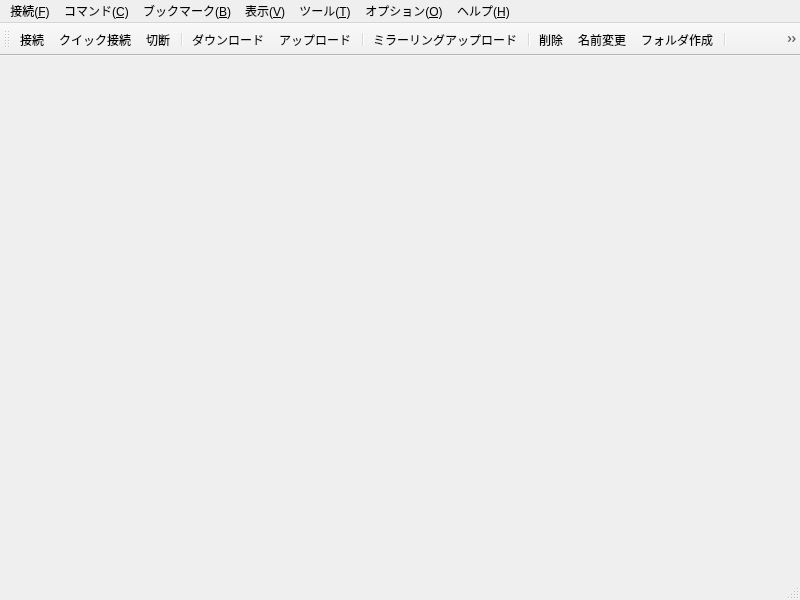
 <widget class="QMainWindow" name="MainWindowClass">
  <property name="geometry">
   <rect>
    <x>0</x>
    <y>0</y>
    <width>800</width>
    <height>600</height>
   </rect>
  </property>
  <property name="windowTitle">
   <string>MainWindow</string>
  </property>
  <widget class="QWidget" name="centralWidget">
   <layout class="QVBoxLayout" name="verticalLayout">
    <property name="leftMargin">
     <number>0</number>
    </property>
    <property name="topMargin">
     <number>0</number>
    </property>
    <property name="rightMargin">
     <number>0</number>
    </property>
    <property name="bottomMargin">
     <number>0</number>
    </property>
    <item>
     <widget class="DirsAndTaskMsgForm" name="widget" native="true"/>
    </item>
   </layout>
  </widget>
  <widget class="QMenuBar" name="menuBar">
   <property name="geometry">
    <rect>
     <x>0</x>
     <y>0</y>
     <width>800</width>
     <height>33</height>
    </rect>
   </property>
   <widget class="QMenu" name="menu_Connect">
    <property name="title">
     <string>接続(&amp;F)</string>
    </property>
    <widget class="QMenu" name="menu_Settings">
     <property name="title">
      <string>設定(&amp;S)</string>
     </property>
     <addaction name="actionImportFromWS_FTP"/>
     <addaction name="actionSaveSettingsToFile"/>
     <addaction name="actionLoadSettingsFromFile"/>
     <addaction name="actionModifyMasterPassword"/>
     <addaction name="actionExportFileZillaXML"/>
     <addaction name="actionExportWinSCPINI"/>
     <addaction name="separator"/>
     <addaction name="actionResetAllSettings"/>
    </widget>
    <addaction name="actionConnect"/>
    <addaction name="actionQuickConnect"/>
    <addaction name="actionDisconnect"/>
    <addaction name="separator"/>
    <addaction name="actionHostSettings"/>
    <addaction name="menu_Settings"/>
    <addaction name="separator"/>
    <addaction name="actionExit"/>
    <addaction name="separator"/>
   </widget>
   <widget class="QMenu" name="menu_Command">
    <property name="title">
     <string>コマンド(&amp;C)</string>
    </property>
    <addaction name="actionDownload"/>
    <addaction name="actionUpload"/>
    <addaction name="actionDownloadRename"/>
    <addaction name="actionUploadRename"/>
    <addaction name="actionDownloadRespecify"/>
    <addaction name="actionDownloadAsFile"/>
    <addaction name="separator"/>
    <addaction name="actionUploadMirroring"/>
    <addaction name="actionCalcFilesSize"/>
    <addaction name="actionDownloadMirroring"/>
    <addaction name="separator"/>
    <addaction name="actionCmdRm"/>
    <addaction name="actionCmdRename"/>
    <addaction name="actionCmdReattribute"/>
    <addaction name="actionCmdMkdir"/>
    <addaction name="actionCommand"/>
    <addaction name="separator"/>
    <addaction name="actionDirSync"/>
   </widget>
   <widget class="QMenu" name="menu_Bookmark">
    <property name="title">
     <string>ブックマーク(&amp;B)</string>
    </property>
    <addaction name="actionBmarkAddHost"/>
    <addaction name="actionBmarkAddLocal"/>
    <addaction name="actionBmarkAddBoth"/>
    <addaction name="actionBmarkEdit"/>
    <addaction name="separator"/>
   </widget>
   <widget class="QMenu" name="menu_View">
    <property name="title">
     <string>表示(&amp;V)</string>
    </property>
    <widget class="QMenu" name="menu_ViewFormat">
     <property name="title">
      <string>形式(&amp;T)</string>
     </property>
     <addaction name="actionViewFList"/>
     <addaction name="actionViewFDetail"/>
    </widget>
    <addaction name="actionFilter"/>
    <addaction name="separator"/>
    <addaction name="actionFind"/>
    <addaction name="actionFindNext"/>
    <addaction name="separator"/>
    <addaction name="actionSelect"/>
    <addaction name="actionSelectAll"/>
    <addaction name="separator"/>
    <addaction name="menu_ViewFormat"/>
    <addaction name="actionSort"/>
    <addaction name="actionViewDot"/>
    <addaction name="separator"/>
    <addaction name="actionListWithViewer"/>
    <addaction name="actionTaskWithViewer"/>
    <addaction name="separator"/>
    <addaction name="actionReflesh"/>
   </widget>
   <widget class="QMenu" name="menu_Tools">
    <property name="title">
     <string>ツール(&amp;T)</string>
    </property>
    <addaction name="actionCalcOnetimePasswd"/>
    <addaction name="actionWindowsFWSetting"/>
   </widget>
   <widget class="QMenu" name="menu_Option">
    <property name="title">
     <string>オプション(&amp;O)</string>
    </property>
    <addaction name="actionPreference"/>
   </widget>
   <widget class="QMenu" name="menu_Help">
    <property name="title">
     <string>ヘルプ(&amp;H)</string>
    </property>
    <addaction name="actionContents"/>
    <addaction name="actionOpenWebsite"/>
    <addaction name="separator"/>
    <addaction name="actionAbout"/>
    <addaction name="actionAboutQt"/>
   </widget>
   <addaction name="menu_Connect"/>
   <addaction name="menu_Command"/>
   <addaction name="menu_Bookmark"/>
   <addaction name="menu_View"/>
   <addaction name="menu_Tools"/>
   <addaction name="menu_Option"/>
   <addaction name="menu_Help"/>
  </widget>
  <widget class="QToolBar" name="mainToolBar">
   <property name="iconSize">
    <size>
     <width>16</width>
     <height>16</height>
    </size>
   </property>
   <attribute name="toolBarArea">
    <enum>TopToolBarArea</enum>
   </attribute>
   <attribute name="toolBarBreak">
    <bool>false</bool>
   </attribute>
   <addaction name="actionConnect"/>
   <addaction name="actionQuickConnect"/>
   <addaction name="actionDisconnect"/>
   <addaction name="separator"/>
   <addaction name="actionDownload"/>
   <addaction name="actionUpload"/>
   <addaction name="separator"/>
   <addaction name="actionUploadMirroring"/>
   <addaction name="separator"/>
   <addaction name="actionCmdRm"/>
   <addaction name="actionCmdRename"/>
   <addaction name="actionCmdMkdir"/>
   <addaction name="separator"/>
   <addaction name="actionModeAscii"/>
   <addaction name="actionModeBinary"/>
   <addaction name="actionModeAuto"/>
   <addaction name="separator"/>
   <addaction name="actionLocalSJIS"/>
   <addaction name="actionLocalEUC"/>
   <addaction name="actionLocalJIS"/>
   <addaction name="actionLocalUTF8"/>
   <addaction name="actionLocalUTF8BOM"/>
   <addaction name="separator"/>
   <addaction name="actionHostSJIS"/>
   <addaction name="actionHostEUC"/>
   <addaction name="actionHostJIS"/>
   <addaction name="actionHostUTF8"/>
   <addaction name="actionHostUTF8BOM"/>
   <addaction name="actionHostNocode"/>
   <addaction name="separator"/>
   <addaction name="actionHalfKana2Full"/>
   <addaction name="separator"/>
   <addaction name="actionReflesh"/>
   <addaction name="separator"/>
   <addaction name="actionViewFList"/>
   <addaction name="actionViewFDetail"/>
   <addaction name="separator"/>
   <addaction name="actionDirSync"/>
   <addaction name="separator"/>
   <addaction name="actionStopReceiving"/>
  </widget>
  <widget class="QStatusBar" name="statusBar"/>
  <action name="actionConnect">
   <property name="icon">
    <iconset resource="../../resource/ffftpgui.qrc">
     <normaloff>:/connect.png</normaloff>:/connect.png</iconset>
   </property>
   <property name="text">
    <string>接続(&amp;C)...</string>
   </property>
   <property name="iconText">
    <string>接続</string>
   </property>
   <property name="toolTip">
    <string>接続</string>
   </property>
   <property name="shortcut">
    <string>Ctrl+C</string>
   </property>
  </action>
  <action name="actionQuickConnect">
   <property name="icon">
    <iconset resource="../../resource/ffftpgui.qrc">
     <normaloff>:/quickconnect.png</normaloff>:/quickconnect.png</iconset>
   </property>
   <property name="text">
    <string>クイック接続(&amp;Q)...</string>
   </property>
   <property name="iconText">
    <string>クイック接続</string>
   </property>
   <property name="toolTip">
    <string>クイック接続</string>
   </property>
   <property name="shortcut">
    <string>Ctrl+Q</string>
   </property>
  </action>
  <action name="actionDisconnect">
   <property name="icon">
    <iconset resource="../../resource/ffftpgui.qrc">
     <normaloff>:/disconnect.png</normaloff>:/disconnect.png</iconset>
   </property>
   <property name="text">
    <string>切断(&amp;R)</string>
   </property>
   <property name="iconText">
    <string>切断</string>
   </property>
   <property name="toolTip">
    <string>切断</string>
   </property>
  </action>
  <action name="actionHostSettings">
   <property name="text">
    <string>ホストの設定(&amp;H)...</string>
   </property>
   <property name="iconText">
    <string>ホストの設定</string>
   </property>
   <property name="toolTip">
    <string>ホストの設定</string>
   </property>
  </action>
  <action name="actionExit">
   <property name="text">
    <string>終了(&amp;X)</string>
   </property>
   <property name="iconText">
    <string>終了</string>
   </property>
   <property name="toolTip">
    <string>終了</string>
   </property>
  </action>
  <action name="actionImportFromWS_FTP">
   <property name="text">
    <string>WS_FTPから設定をインポート(&amp;W)...</string>
   </property>
   <property name="iconText">
    <string>WS_FTPから設定をインポート</string>
   </property>
   <property name="toolTip">
    <string>WS_FTPから設定をインポート</string>
   </property>
  </action>
  <action name="actionSaveSettingsToFile">
   <property name="text">
    <string>設定をファイルに保存(&amp;S)...</string>
   </property>
   <property name="iconText">
    <string>設定をファイルに保存</string>
   </property>
   <property name="toolTip">
    <string>設定をファイルに保存</string>
   </property>
  </action>
  <action name="actionLoadSettingsFromFile">
   <property name="text">
    <string>設定をファイルから復元(&amp;L)...</string>
   </property>
   <property name="iconText">
    <string>設定をファイルから復元</string>
   </property>
   <property name="toolTip">
    <string>設定をファイルから復元</string>
   </property>
  </action>
  <action name="actionModifyMasterPassword">
   <property name="text">
    <string>マスターパスワードの変更(&amp;M)...</string>
   </property>
   <property name="iconText">
    <string>マスターパスワードの変更</string>
   </property>
   <property name="toolTip">
    <string>マスターパスワードの変更</string>
   </property>
  </action>
  <action name="actionExportFileZillaXML">
   <property name="text">
    <string>FileZilla XMLに設定をエクスポート...</string>
   </property>
  </action>
  <action name="actionExportWinSCPINI">
   <property name="text">
    <string>WinSCP INIに設定をエクスポート...</string>
   </property>
  </action>
  <action name="actionResetAllSettings">
   <property name="text">
    <string>全設定の消去...</string>
   </property>
  </action>
  <action name="actionDownload">
   <property name="icon">
    <iconset resource="../../resource/ffftpgui.qrc">
     <normaloff>:/arrowdown.png</normaloff>:/arrowdown.png</iconset>
   </property>
   <property name="text">
    <string>ダウンロード(&amp;D)</string>
   </property>
   <property name="iconText">
    <string>ダウンロード</string>
   </property>
   <property name="toolTip">
    <string>ダウンロード</string>
   </property>
   <property name="shortcut">
    <string>Ctrl+D</string>
   </property>
  </action>
  <action name="actionUpload">
   <property name="icon">
    <iconset resource="../../resource/ffftpgui.qrc">
     <normaloff>:/arrowup.png</normaloff>:/arrowup.png</iconset>
   </property>
   <property name="text">
    <string>アップロード(&amp;U)</string>
   </property>
   <property name="iconText">
    <string>アップロード</string>
   </property>
   <property name="toolTip">
    <string>アップロード</string>
   </property>
   <property name="shortcut">
    <string>Ctrl+S</string>
   </property>
  </action>
  <action name="actionDownloadRename">
   <property name="text">
    <string>名前を変えてダウンロード(&amp;O)...</string>
   </property>
   <property name="iconText">
    <string>名前を変えてダウンロード</string>
   </property>
   <property name="toolTip">
    <string>名前を変えてダウンロード</string>
   </property>
  </action>
  <action name="actionUploadRename">
   <property name="text">
    <string>名前を変えてアップロード(&amp;P)...</string>
   </property>
   <property name="iconText">
    <string>名前を変えてアップロード</string>
   </property>
   <property name="toolTip">
    <string>名前を変えてアップロード</string>
   </property>
  </action>
  <action name="actionDownloadRespecify">
   <property name="text">
    <string>名前を指定してダウンロード(&amp;G)...</string>
   </property>
   <property name="iconText">
    <string>名前を指定してダウンロード</string>
   </property>
   <property name="toolTip">
    <string>名前を指定してダウンロード</string>
   </property>
  </action>
  <action name="actionDownloadAsFile">
   <property name="text">
    <string>ファイルとしてダウンロード(&amp;F)</string>
   </property>
   <property name="iconText">
    <string>ファイルとしてダウンロード</string>
   </property>
   <property name="toolTip">
    <string>ファイルとしてダウンロード</string>
   </property>
  </action>
  <action name="actionUploadMirroring">
   <property name="icon">
    <iconset resource="../../resource/ffftpgui.qrc">
     <normaloff>:/doublearrowup.png</normaloff>:/doublearrowup.png</iconset>
   </property>
   <property name="text">
    <string>ミラーリングアップロード(&amp;M)...</string>
   </property>
   <property name="iconText">
    <string>ミラーリングアップロード</string>
   </property>
   <property name="toolTip">
    <string>ミラーリングアップロード</string>
   </property>
   <property name="shortcut">
    <string>Ctrl+Shift+U</string>
   </property>
  </action>
  <action name="actionCalcFilesSize">
   <property name="text">
    <string>ファイル容量計算(&amp;Z)...</string>
   </property>
   <property name="iconText">
    <string>ファイル容量計算</string>
   </property>
   <property name="toolTip">
    <string>ファイル容量計算</string>
   </property>
  </action>
  <action name="actionDownloadMirroring">
   <property name="text">
    <string>ミラーリングダウンロード(&amp;L)...</string>
   </property>
   <property name="iconText">
    <string>ミラーリングダウンロード</string>
   </property>
   <property name="toolTip">
    <string>ミラーリングダウンロード</string>
   </property>
   <property name="shortcut">
    <string>Ctrl+Shift+D</string>
   </property>
  </action>
  <action name="actionCmdRm">
   <property name="icon">
    <iconset resource="../../resource/ffftpgui.qrc">
     <normaloff>:/cross.png</normaloff>:/cross.png</iconset>
   </property>
   <property name="text">
    <string>削除(&amp;R)...</string>
   </property>
   <property name="iconText">
    <string>削除</string>
   </property>
   <property name="toolTip">
    <string>削除</string>
   </property>
   <property name="shortcut">
    <string>Del</string>
   </property>
  </action>
  <action name="actionCmdRename">
   <property name="icon">
    <iconset resource="../../resource/ffftpgui.qrc">
     <normaloff>:/tag.png</normaloff>:/tag.png</iconset>
   </property>
   <property name="text">
    <string>名前変更(&amp;N)...</string>
   </property>
   <property name="iconText">
    <string>名前変更</string>
   </property>
   <property name="toolTip">
    <string>名前変更</string>
   </property>
   <property name="shortcut">
    <string>Ctrl+N</string>
   </property>
  </action>
  <action name="actionCmdReattribute">
   <property name="text">
    <string>属性変更(&amp;A)...</string>
   </property>
   <property name="iconText">
    <string>属性変更</string>
   </property>
   <property name="toolTip">
    <string>属性変更</string>
   </property>
   <property name="shortcut">
    <string>Ctrl+T</string>
   </property>
  </action>
  <action name="actionCmdMkdir">
   <property name="icon">
    <iconset resource="../../resource/ffftpgui.qrc">
     <normaloff>:/folderwithlight.png</normaloff>:/folderwithlight.png</iconset>
   </property>
   <property name="text">
    <string>フォルダ作成(&amp;K)...</string>
   </property>
   <property name="iconText">
    <string>フォルダ作成</string>
   </property>
   <property name="toolTip">
    <string>フォルダ作成</string>
   </property>
   <property name="shortcut">
    <string>Ctrl+K</string>
   </property>
  </action>
  <action name="actionCommand">
   <property name="text">
    <string>任意のコマンド(&amp;C)...</string>
   </property>
   <property name="iconText">
    <string>任意のコマンド</string>
   </property>
   <property name="toolTip">
    <string>任意のコマンド</string>
   </property>
  </action>
  <action name="actionDirSync">
   <property name="checkable">
    <bool>true</bool>
   </property>
   <property name="icon">
    <iconset resource="../../resource/ffftpgui.qrc">
     <normaloff>:/tagandtag.png</normaloff>:/tagandtag.png</iconset>
   </property>
   <property name="text">
    <string>フォルダ同時移動(&amp;S)</string>
   </property>
   <property name="iconText">
    <string>フォルダ同時移動</string>
   </property>
   <property name="toolTip">
    <string>フォルダ同時移動</string>
   </property>
  </action>
  <action name="actionBmarkAddHost">
   <property name="text">
    <string>追加―ホスト側(&amp;H)</string>
   </property>
   <property name="iconText">
    <string>追加―ホスト側</string>
   </property>
   <property name="toolTip">
    <string>追加―ホスト側</string>
   </property>
  </action>
  <action name="actionBmarkAddLocal">
   <property name="text">
    <string>追加―ローカル側(&amp;L)</string>
   </property>
   <property name="iconText">
    <string>追加―ローカル側</string>
   </property>
   <property name="toolTip">
    <string>追加―ローカル側</string>
   </property>
  </action>
  <action name="actionBmarkAddBoth">
   <property name="text">
    <string>追加―両方(&amp;B)</string>
   </property>
   <property name="iconText">
    <string>追加―両方</string>
   </property>
   <property name="toolTip">
    <string>追加―両方</string>
   </property>
  </action>
  <action name="actionBmarkEdit">
   <property name="text">
    <string>編集(&amp;E)...</string>
   </property>
   <property name="iconText">
    <string>編集</string>
   </property>
   <property name="toolTip">
    <string>編集</string>
   </property>
   <property name="shortcut">
    <string>Ctrl+B</string>
   </property>
  </action>
  <action name="actionFilter">
   <property name="text">
    <string>フィルタ(&amp;L)...</string>
   </property>
   <property name="iconText">
    <string>フィルタ</string>
   </property>
   <property name="toolTip">
    <string>フィルタ</string>
   </property>
   <property name="shortcut">
    <string>Ctrl+Y</string>
   </property>
  </action>
  <action name="actionFind">
   <property name="text">
    <string>検索(&amp;F)...</string>
   </property>
   <property name="iconText">
    <string>検索</string>
   </property>
   <property name="toolTip">
    <string>検索</string>
   </property>
   <property name="shortcut">
    <string>Ctrl+F</string>
   </property>
  </action>
  <action name="actionFindNext">
   <property name="text">
    <string>次を検索(&amp;N)</string>
   </property>
   <property name="iconText">
    <string>次を検索</string>
   </property>
   <property name="toolTip">
    <string>次を検索</string>
   </property>
   <property name="shortcut">
    <string>F3</string>
   </property>
  </action>
  <action name="actionSelect">
   <property name="text">
    <string>選択(&amp;U)...</string>
   </property>
   <property name="iconText">
    <string>選択</string>
   </property>
   <property name="toolTip">
    <string>選択</string>
   </property>
   <property name="shortcut">
    <string>Ctrl+S</string>
   </property>
  </action>
  <action name="actionSelectAll">
   <property name="text">
    <string>全選択/解除(&amp;A)</string>
   </property>
   <property name="iconText">
    <string>全選択/解除</string>
   </property>
   <property name="toolTip">
    <string>全選択/解除</string>
   </property>
   <property name="shortcut">
    <string>Ctrl+A</string>
   </property>
  </action>
  <action name="actionViewFList">
   <property name="checkable">
    <bool>true</bool>
   </property>
   <property name="icon">
    <iconset resource="../../resource/ffftpgui.qrc">
     <normaloff>:/mosaic1.png</normaloff>:/mosaic1.png</iconset>
   </property>
   <property name="text">
    <string>一覧(&amp;L)</string>
   </property>
   <property name="iconText">
    <string>一覧</string>
   </property>
   <property name="toolTip">
    <string>一覧</string>
   </property>
  </action>
  <action name="actionViewFDetail">
   <property name="checkable">
    <bool>true</bool>
   </property>
   <property name="icon">
    <iconset resource="../../resource/ffftpgui.qrc">
     <normaloff>:/mosaic2.png</normaloff>:/mosaic2.png</iconset>
   </property>
   <property name="text">
    <string>詳細(&amp;D)</string>
   </property>
   <property name="iconText">
    <string>詳細</string>
   </property>
   <property name="toolTip">
    <string>詳細</string>
   </property>
  </action>
  <action name="actionSort">
   <property name="text">
    <string>ソート(&amp;S)...</string>
   </property>
   <property name="iconText">
    <string>ソート</string>
   </property>
   <property name="toolTip">
    <string>ソート</string>
   </property>
  </action>
  <action name="actionViewDot">
   <property name="checkable">
    <bool>true</bool>
   </property>
   <property name="text">
    <string>.で始まるファイルを表示(&amp;D)</string>
   </property>
   <property name="iconText">
    <string>.で始まるファイルを表示</string>
   </property>
   <property name="toolTip">
    <string>.で始まるファイルを表示</string>
   </property>
  </action>
  <action name="actionListWithViewer">
   <property name="text">
    <string>ファイル一覧をビューアで表示(&amp;I)</string>
   </property>
   <property name="iconText">
    <string>ファイル一覧をビューアで表示</string>
   </property>
   <property name="toolTip">
    <string>ファイル一覧をビューアで表示</string>
   </property>
  </action>
  <action name="actionTaskWithViewer">
   <property name="text">
    <string>処理内容をビューアで表示(&amp;W)</string>
   </property>
   <property name="iconText">
    <string>処理内容をビューアで表示</string>
   </property>
   <property name="toolTip">
    <string>処理内容をビューアで表示</string>
   </property>
  </action>
  <action name="actionReflesh">
   <property name="icon">
    <iconset resource="../../resource/ffftpgui.qrc">
     <normaloff>:/arrowcircle.png</normaloff>:/arrowcircle.png</iconset>
   </property>
   <property name="text">
    <string>最新の情報に更新(&amp;R)</string>
   </property>
   <property name="iconText">
    <string>最新の情報に更新</string>
   </property>
   <property name="toolTip">
    <string>最新の情報に更新</string>
   </property>
   <property name="shortcut">
    <string>F5</string>
   </property>
  </action>
  <action name="actionCalcOnetimePasswd">
   <property name="text">
    <string>ワンタイムパスワードの計算(&amp;O)...</string>
   </property>
   <property name="iconText">
    <string>ワンタイムパスワードの計算</string>
   </property>
   <property name="toolTip">
    <string>ワンタイムパスワードの計算</string>
   </property>
  </action>
  <action name="actionWindowsFWSetting">
   <property name="text">
    <string>WindowsファイアウォールのステートフルFTPフィルタの設定(&amp;F)...</string>
   </property>
   <property name="iconText">
    <string>WindowsファイアウォールのステートフルFTPフィルタの設定</string>
   </property>
   <property name="toolTip">
    <string>WindowsファイアウォールのステートフルFTPフィルタの設定</string>
   </property>
  </action>
  <action name="actionPreference">
   <property name="text">
    <string>環境設定(S)...</string>
   </property>
   <property name="iconText">
    <string>環境設定</string>
   </property>
   <property name="toolTip">
    <string>環境設定</string>
   </property>
  </action>
  <action name="actionContents">
   <property name="text">
    <string>目次(&amp;C)...</string>
   </property>
   <property name="iconText">
    <string>目次</string>
   </property>
   <property name="toolTip">
    <string>目次</string>
   </property>
   <property name="shortcut">
    <string>F1</string>
   </property>
  </action>
  <action name="actionOpenWebsite">
   <property name="text">
    <string>ウェブサイトを開く(&amp;W)</string>
   </property>
   <property name="iconText">
    <string>ウェブサイトを開く</string>
   </property>
   <property name="toolTip">
    <string>ウェブサイトを開く</string>
   </property>
  </action>
  <action name="actionAbout">
   <property name="text">
    <string>FFFTPについて(&amp;A)...</string>
   </property>
   <property name="iconText">
    <string>FFFTPについて</string>
   </property>
   <property name="toolTip">
    <string>FFFTPについて</string>
   </property>
  </action>
  <action name="actionAboutQt">
   <property name="text">
    <string>Qtについて...</string>
   </property>
  </action>
  <action name="actionModeAscii">
   <property name="checkable">
    <bool>true</bool>
   </property>
   <property name="icon">
    <iconset resource="../../resource/ffftpgui.qrc">
     <normaloff>:/a.png</normaloff>:/a.png</iconset>
   </property>
   <property name="text">
    <string>アスキー転送モード</string>
   </property>
   <property name="toolTip">
    <string>アスキー転送モード</string>
   </property>
  </action>
  <action name="actionModeBinary">
   <property name="checkable">
    <bool>true</bool>
   </property>
   <property name="icon">
    <iconset resource="../../resource/ffftpgui.qrc">
     <normaloff>:/b.png</normaloff>:/b.png</iconset>
   </property>
   <property name="text">
    <string>バイナリ転送モード</string>
   </property>
   <property name="toolTip">
    <string>バイナリ転送モード</string>
   </property>
  </action>
  <action name="actionModeAuto">
   <property name="checkable">
    <bool>true</bool>
   </property>
   <property name="icon">
    <iconset resource="../../resource/ffftpgui.qrc">
     <normaloff>:/ab.png</normaloff>:/ab.png</iconset>
   </property>
   <property name="text">
    <string>ファイル名で転送モード切替え</string>
   </property>
   <property name="toolTip">
    <string>ファイル名で転送モード切替え</string>
   </property>
  </action>
  <action name="actionLocalSJIS">
   <property name="checkable">
    <bool>true</bool>
   </property>
   <property name="icon">
    <iconset resource="../../resource/ffftpgui.qrc">
     <normaloff>:/sjis.png</normaloff>:/sjis.png</iconset>
   </property>
   <property name="text">
    <string>ローカルの漢字コードはShift_JIS</string>
   </property>
   <property name="toolTip">
    <string>ローカルの漢字コードはShift_JIS</string>
   </property>
  </action>
  <action name="actionLocalEUC">
   <property name="checkable">
    <bool>true</bool>
   </property>
   <property name="icon">
    <iconset resource="../../resource/ffftpgui.qrc">
     <normaloff>:/euc.png</normaloff>:/euc.png</iconset>
   </property>
   <property name="text">
    <string>ローカルの漢字コードはEUC</string>
   </property>
   <property name="toolTip">
    <string>ローカルの漢字コードはEUC</string>
   </property>
  </action>
  <action name="actionLocalJIS">
   <property name="checkable">
    <bool>true</bool>
   </property>
   <property name="icon">
    <iconset resource="../../resource/ffftpgui.qrc">
     <normaloff>:/jis.png</normaloff>:/jis.png</iconset>
   </property>
   <property name="text">
    <string>ローカルの漢字コードはJIS</string>
   </property>
   <property name="toolTip">
    <string>ローカルの漢字コードはJIS</string>
   </property>
  </action>
  <action name="actionLocalUTF8">
   <property name="checkable">
    <bool>true</bool>
   </property>
   <property name="icon">
    <iconset resource="../../resource/ffftpgui.qrc">
     <normaloff>:/utf8.png</normaloff>:/utf8.png</iconset>
   </property>
   <property name="text">
    <string>ローカルの漢字コードはUTF-8</string>
   </property>
   <property name="toolTip">
    <string>ローカルの漢字コードはUTF-8</string>
   </property>
  </action>
  <action name="actionLocalUTF8BOM">
   <property name="checkable">
    <bool>true</bool>
   </property>
   <property name="icon">
    <iconset resource="../../resource/ffftpgui.qrc">
     <normaloff>:/u8b.png</normaloff>:/u8b.png</iconset>
   </property>
   <property name="text">
    <string>ローカルの漢字コードはUTF-8 BOM</string>
   </property>
   <property name="toolTip">
    <string>ローカルの漢字コードはUTF-8 BOM</string>
   </property>
  </action>
  <action name="actionHostSJIS">
   <property name="checkable">
    <bool>true</bool>
   </property>
   <property name="icon">
    <iconset resource="../../resource/ffftpgui.qrc">
     <normaloff>:/sjis.png</normaloff>:/sjis.png</iconset>
   </property>
   <property name="text">
    <string>ホストの漢字コードはShift_JIS</string>
   </property>
   <property name="toolTip">
    <string>ホストの漢字コードはShift_JIS</string>
   </property>
  </action>
  <action name="actionHostEUC">
   <property name="checkable">
    <bool>true</bool>
   </property>
   <property name="icon">
    <iconset resource="../../resource/ffftpgui.qrc">
     <normaloff>:/euc.png</normaloff>:/euc.png</iconset>
   </property>
   <property name="text">
    <string>ホストの漢字コードはEUC</string>
   </property>
   <property name="toolTip">
    <string>ホストの漢字コードはEUC</string>
   </property>
  </action>
  <action name="actionHostJIS">
   <property name="checkable">
    <bool>true</bool>
   </property>
   <property name="icon">
    <iconset resource="../../resource/ffftpgui.qrc">
     <normaloff>:/jis.png</normaloff>:/jis.png</iconset>
   </property>
   <property name="text">
    <string>ホストの漢字コードはJIS</string>
   </property>
   <property name="toolTip">
    <string>ホストの漢字コードはJIS</string>
   </property>
  </action>
  <action name="actionHostUTF8">
   <property name="checkable">
    <bool>true</bool>
   </property>
   <property name="icon">
    <iconset resource="../../resource/ffftpgui.qrc">
     <normaloff>:/utf8.png</normaloff>:/utf8.png</iconset>
   </property>
   <property name="text">
    <string>ホストの漢字コードはUTF-8</string>
   </property>
   <property name="toolTip">
    <string>ホストの漢字コードはUTF-8</string>
   </property>
  </action>
  <action name="actionHostUTF8BOM">
   <property name="checkable">
    <bool>true</bool>
   </property>
   <property name="icon">
    <iconset resource="../../resource/ffftpgui.qrc">
     <normaloff>:/u8b.png</normaloff>:/u8b.png</iconset>
   </property>
   <property name="text">
    <string>ホストの漢字コードはUTF-8 BOM</string>
   </property>
   <property name="toolTip">
    <string>ホストの漢字コードはUTF-8 BOM</string>
   </property>
  </action>
  <action name="actionHostNocode">
   <property name="checkable">
    <bool>true</bool>
   </property>
   <property name="icon">
    <iconset resource="../../resource/ffftpgui.qrc">
     <normaloff>:/mu.png</normaloff>:/mu.png</iconset>
   </property>
   <property name="text">
    <string>漢字コードの変換なし</string>
   </property>
   <property name="toolTip">
    <string>漢字コードの変換なし</string>
   </property>
  </action>
  <action name="actionHalfKana2Full">
   <property name="checkable">
    <bool>true</bool>
   </property>
   <property name="icon">
    <iconset resource="../../resource/ffftpgui.qrc">
     <normaloff>:/kana.png</normaloff>:/kana.png</iconset>
   </property>
   <property name="text">
    <string>半角カナを全角に変換</string>
   </property>
   <property name="toolTip">
    <string>半角カナを全角に変換</string>
   </property>
  </action>
  <action name="actionStopReceiving">
   <property name="icon">
    <iconset resource="../../resource/ffftpgui.qrc">
     <normaloff>:/roadclosedsign.png</normaloff>:/roadclosedsign.png</iconset>
   </property>
   <property name="text">
    <string>受信中止</string>
   </property>
   <property name="toolTip">
    <string>受信中止</string>
   </property>
  </action>
 </widget>
